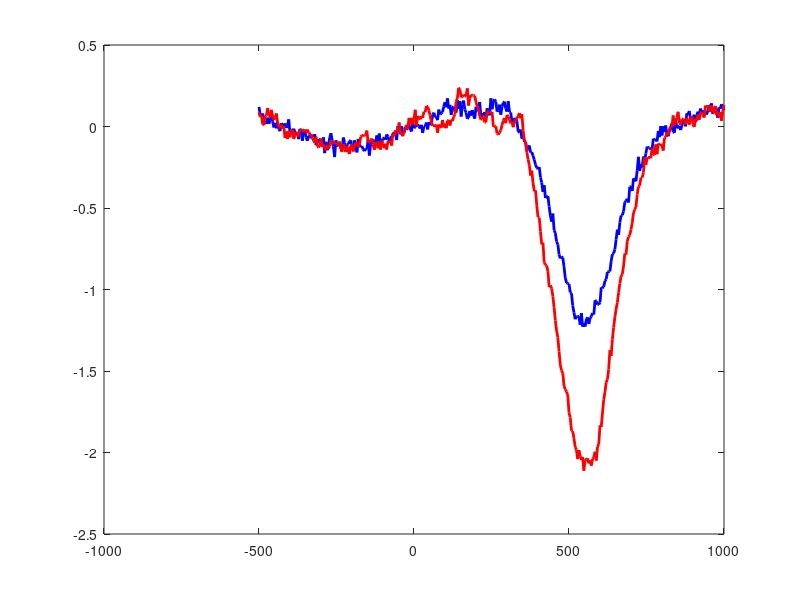

The MATLAB script that drew this image: (Note: this script raises an error after producing the figure.)
function demo_spectral_dummy_data_trials()
% DEMO_SPECTRAL_DUMMY_DATA_TRIALS
% Demo completo con dati fittizi EEG trial-by-trial.
% Flusso:
%   1) genera data_trials dummy
%   2) mostra ERP classico
%   3) stima PSD con Welch
%   4) estrae band power (theta/alpha/beta/gamma)
%   5) esegue CWT Morlet-like e mostra mappa tempo-frequenza
%   6) salva risultati nel workspace

clearvars -except ans;
clc;

[data_trials, meta] = make_dummy_spectral_data_local();
classic_erp_spectral_local(data_trials, meta);
psd_results = welch_spectral_local(data_trials, meta);
cwt_results = cwt_spectral_local(data_trials, meta);

assignin('base', 'data_trials_spectral_demo', data_trials);
assignin('base', 'meta_spectral_demo', meta);
assignin('base', 'psd_spectral_demo', psd_results);
assignin('base', 'cwt_spectral_demo', cwt_results);
disp('Salvate nel workspace MATLAB: data_trials_spectral_demo, meta_spectral_demo, psd_spectral_demo, cwt_spectral_demo');
end

%% ========================================================================
function [data_trials, meta] = make_dummy_spectral_data_local()
rng(77);

nSubjects = 6;
nTrialsPerCond = 20;
labels = {'consonant','dissonant'};
chan_labels = {'Fz','FC1','FC2','Cz','C3','C4','Pz','P3','P4','Oz'};
roi_front = [1 2 3 4];
roi_pariet = [7 8 9];

fs = 250;
time_ms = -500:1000/fs:1000;
t = time_ms / 1000;
nT = numel(time_ms);
nCh = numel(chan_labels);

nTrials = nSubjects * nTrialsPerCond * 2;
data_trials = repmat(struct( ...
    'eeg',[], ...
    'label','', ...
    'subject_id',[], ...
    'time_ms',[], ...
    'fs',[], ...
    'chan_labels',{{}}), 1, nTrials);

k = 0;
for s = 1:nSubjects
    subj_shift = randn * 0.20;
    for c = 1:2
        for tr = 1:nTrialsPerCond
            k = k + 1;

            x = 0.55 * randn(nCh, nT);
            x = x + 0.12 * repmat(sin(2*pi*1.2*t), nCh, 1);

            alpha_wave = sin(2*pi*10*t + rand*2*pi);
            theta_wave = sin(2*pi*6*t  + rand*2*pi);
            beta_wave  = sin(2*pi*20*t + rand*2*pi);
            gamma_wave = sin(2*pi*35*t + rand*2*pi);

            env_pre  = exp(-0.5*((time_ms + 200)/180).^2);
            env_post = exp(-0.5*((time_ms - 250)/180).^2);
            env_n5   = exp(-0.5*((time_ms - 550)/90).^2);

            if strcmp(labels{c}, 'consonant')
                a_theta = 0.55 + subj_shift;
                a_alpha = 0.45 + 0.2*rand;
                a_beta  = 0.25 + 0.1*rand;
                a_gamma = 0.40 + 0.1*rand;
                n5_amp  = -1.1 + 0.15*randn;
            else
                a_theta = 0.90 + subj_shift;
                a_alpha = 0.30 + 0.1*rand;
                a_beta  = 0.35 + 0.1*rand;
                a_gamma = 0.22 + 0.08*rand;
                n5_amp  = -2.0 + 0.18*randn;
            end

            for ch = 1:nCh
                x(ch,:) = x(ch,:) + 0.15*alpha_wave + 0.08*theta_wave;

                if ismember(ch, roi_front)
                    x(ch,:) = x(ch,:) + a_theta*(theta_wave.*env_post) ...
                                      + a_beta *(beta_wave .*env_post) ...
                                      + n5_amp * env_n5;
                end

                if ismember(ch, roi_pariet)
                    x(ch,:) = x(ch,:) + a_alpha*(alpha_wave.*env_pre) ...
                                      + a_gamma*(gamma_wave.*env_post);
                end
            end

            data_trials(k).eeg = x;
            data_trials(k).label = labels{c};
            data_trials(k).subject_id = s;
            data_trials(k).time_ms = time_ms;
            data_trials(k).fs = fs;
            data_trials(k).chan_labels = chan_labels;
        end
    end
end

meta = struct();
meta.fs = fs;
meta.time_ms = time_ms;
meta.chan_labels = chan_labels;
meta.roi_front_labels = chan_labels(roi_front);
meta.roi_pariet_labels = chan_labels(roi_pariet);
meta.band_defs = [4 8; 8 13; 13 30; 30 40];
meta.band_names = {'theta','alpha','beta','gamma'};
meta.nSubjects = nSubjects;
meta.nTrials = nTrials;
end

%% ========================================================================
function classic_erp_spectral_local(data_trials, meta)
time_ms = meta.time_ms;
roi = find(ismember(meta.chan_labels, meta.roi_front_labels));
subjects = unique([data_trials.subject_id]);
conds = {'consonant','dissonant'};

subj_erp = struct();
for c = 1:numel(conds)
    subj_erp.(conds{c}) = nan(numel(subjects), numel(time_ms));
end

for iS = 1:numel(subjects)
    s = subjects(iS);
    for c = 1:numel(conds)
        idx = find([data_trials.subject_id] == s & strcmp({data_trials.label}, conds{c}));
        tmp = [];
        for k = idx
            tmp = cat(3, tmp, mean(data_trials(k).eeg(roi,:), 1));
        end
        subj_erp.(conds{c})(iS,:) = mean(tmp, 3);
    end
end

m1 = mean(subj_erp.consonant,1,'omitnan');
m2 = mean(subj_erp.dissonant,1,'omitnan');

figure('Color','w','Name','ERP spettro-demo');
plot(time_ms, m1, 'b', 'LineWidth', 2); hold on;
plot(time_ms, m2, 'r', 'LineWidth', 2);
xline(0,'--k'); yline(0,':k');
legend('consonant','dissonant','Location','best');
xlabel('Time (ms)');
ylabel('Amplitude');
title('ERP classico fronto-centrale');
set(gca,'FontSize',12);

yl = ylim;
patch([450 650 650 450],[yl(1) yl(1) yl(2) yl(2)],[0.92 0.95 1.00], ...
    'FaceAlpha',0.25,'EdgeColor','none');
uistack(findobj(gca,'Type','patch'),'bottom');
ylim(yl);
end

%% ========================================================================
function psd_results = welch_spectral_local(data_trials, meta)
fs = meta.fs;
time_ms = meta.time_ms;
idx_win = time_ms >= 0 & time_ms <= 800;
roi_front = find(ismember(meta.chan_labels, meta.roi_front_labels));
roi_pariet = find(ismember(meta.chan_labels, meta.roi_pariet_labels));
conds = {'consonant','dissonant'};

nTrials = numel(data_trials);
bandpower_front = nan(nTrials, numel(meta.band_names));
bandpower_pariet = nan(nTrials, numel(meta.band_names));
Condition = strings(nTrials,1);
Subject = nan(nTrials,1);

for k = 1:nTrials
    xF = mean(data_trials(k).eeg(roi_front, idx_win), 1);
    xP = mean(data_trials(k).eeg(roi_pariet, idx_win), 1);

    [PxxF, f] = pwelch(xF, round(fs*0.5), round(fs*0.25), [], fs);
    [PxxP, ~] = pwelch(xP, round(fs*0.5), round(fs*0.25), [], fs);

    for b = 1:numel(meta.band_names)
        fr = meta.band_defs(b,:);
        ib = f >= fr(1) & f < fr(2);
        bandpower_front(k,b) = trapz(f(ib), PxxF(ib));
        bandpower_pariet(k,b) = trapz(f(ib), PxxP(ib));
    end

    Condition(k) = string(data_trials(k).label);
    Subject(k) = data_trials(k).subject_id;
end

psd_results = struct();
psd_results.bandpower_front = bandpower_front;
psd_results.bandpower_pariet = bandpower_pariet;
psd_results.band_names = meta.band_names;
psd_results.Condition = Condition;
psd_results.Subject = Subject;
psd_results.f = f;

figure('Color','w','Name','Welch band power');
for b = 1:numel(meta.band_names)
    subplot(2,2,b);
    vals1 = bandpower_front(Condition == "consonant", b);
    vals2 = bandpower_front(Condition == "dissonant", b);
    boxplot([vals1; vals2], [ones(size(vals1)); 2*ones(size(vals2))], ...
        'Labels', {'consonant','dissonant'});
    title(['Front ROI - ' meta.band_names{b}]);
    ylabel('Band power');
end

figure('Color','w','Name','Welch PSD medio');
for c = 1:numel(conds)
    idx = find(strcmp({data_trials.label}, conds{c}));
    allpsd = [];
    for k = idx
        xF = mean(data_trials(k).eeg(roi_front, idx_win), 1);
        [PxxF, f] = pwelch(xF, round(fs*0.5), round(fs*0.25), [], fs);
        allpsd = [allpsd, PxxF]; %#ok<AGROW>
    end
    plot(f, mean(allpsd,2), 'LineWidth', 2); hold on;
end
xlim([1 45]);
legend(conds,'Location','best');
xlabel('Frequency (Hz)');
ylabel('PSD');
title('PSD media ROI frontale (Welch)');
set(gca,'FontSize',12);
end

%% ========================================================================
function cwt_results = cwt_spectral_local(data_trials, meta)
fs = meta.fs;
time_ms = meta.time_ms;
roi_front = find(ismember(meta.chan_labels, meta.roi_front_labels));
conds = {'consonant','dissonant'};

idx1 = find(strcmp({data_trials.label}, conds{1}), 1, 'first');
idx2 = find(strcmp({data_trials.label}, conds{2}), 1, 'first');

sig1 = mean(data_trials(idx1).eeg(roi_front,:), 1);
sig2 = mean(data_trials(idx2).eeg(roi_front,:), 1);

[cfs1, fr1] = cwt(sig1, fs, 'amor');
[cfs2, fr2] = cwt(sig2, fs, 'amor');

pow1 = abs(cfs1).^2;
pow2 = abs(cfs2).^2;

cwt_results = struct();
cwt_results.cfs1 = cfs1;
cwt_results.cfs2 = cfs2;
cwt_results.fr1 = fr1;
cwt_results.fr2 = fr2;
cwt_results.time_ms = time_ms;
cwt_results.cond1 = conds{1};
cwt_results.cond2 = conds{2};

figure('Color','w','Name','CWT consonant vs dissonant');
subplot(2,1,1);
imagesc(time_ms, fr1, pow1);
axis xy;
xlabel('Time (ms)');
ylabel('Frequency (Hz)');
title(['CWT scalogram - ' conds{1} ' (amor/Morlet-like)']);
colorbar;
ylim([1 45]);

subplot(2,1,2);
imagesc(time_ms, fr2, pow2);
axis xy;
xlabel('Time (ms)');
ylabel('Frequency (Hz)');
title(['CWT scalogram - ' conds{2} ' (amor/Morlet-like)']);
colorbar;
ylim([1 45]);

nTrials = numel(data_trials);
band_time = nan(nTrials, numel(meta.band_names));
Condition = strings(nTrials,1);

idx_post = time_ms >= 0 & time_ms <= 800;
for k = 1:nTrials
    sig = mean(data_trials(k).eeg(roi_front,:), 1);
    [cfs, fr] = cwt(sig, fs, 'amor');
    pow = abs(cfs).^2;
    for b = 1:numel(meta.band_names)
        frng = meta.band_defs(b,:);
        ib = fr >= frng(1) & fr < frng(2);
        band_time(k,b) = mean(pow(ib, idx_post), 'all');
    end
    Condition(k) = string(data_trials(k).label);
end

figure('Color','w','Name','CWT band power medio');
for b = 1:numel(meta.band_names)
    subplot(2,2,b);
    vals1 = band_time(Condition == "consonant", b);
    vals2 = band_time(Condition == "dissonant", b);
    boxplot([vals1; vals2], [ones(size(vals1)); 2*ones(size(vals2))], ...
        'Labels', {'consonant','dissonant'});
    title(['CWT ROI front - ' meta.band_names{b}]);
    ylabel('Mean TF power');
end

cwt_results.band_time = band_time;
cwt_results.Condition = Condition;
cwt_results.band_names = meta.band_names;
end
